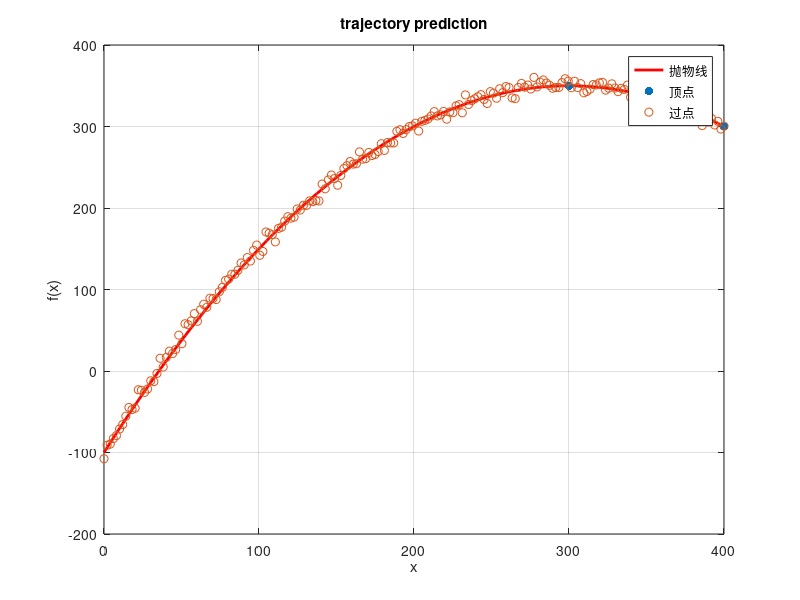
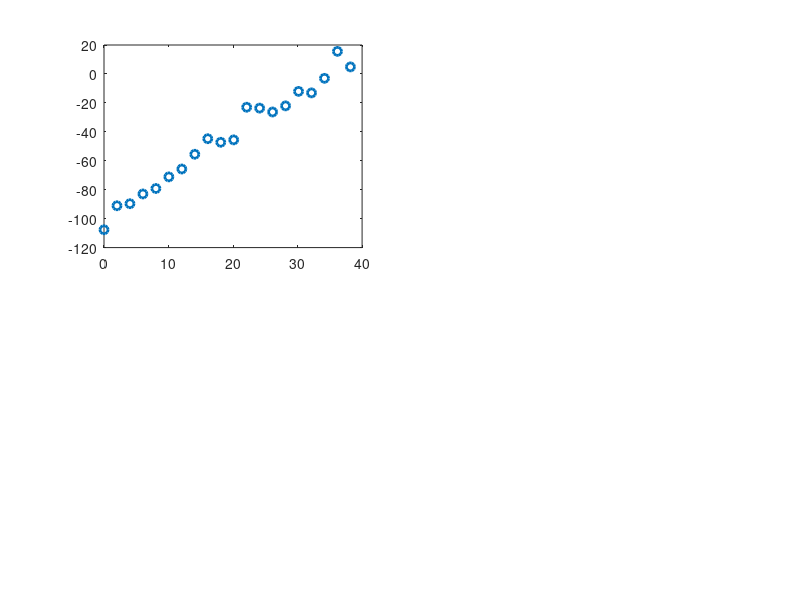

Recreate these plots in MATLAB, in order. (Note: this script raises an error after producing the figures.)
close all;
clc ,clear ,clf;
k = 1;
% 顶点坐标
vertex = [300, 350];

% 过点坐标
point = [400, 300];

% 求解 a
a = (point(2) - vertex(2)) / (point(1) - vertex(1))^2;

% 定义匿名函数
parabola = @(x) a * (x - vertex(1)).^2 + vertex(2);

% 生成 200 个均匀分布的点
x_values_all = linspace(0, 400, 200);

% 计算对应的 y 值并添加随机噪点
noise_amplitude = 5; % 噪点的振幅
y_values_all = parabola(x_values_all) + noise_amplitude * randn(size(x_values_all));

% 将点按照每组 20 个的方式储存
x_values_groups = reshape(x_values_all, 20, []);
y_values_groups = reshape(y_values_all, 20, []);

% 绘制抛物线和两个点
x_values = linspace(0, 400, 100); % 在 x 范围内生成一些点
y_values = parabola(x_values);

figure;
plot(x_values, y_values, '-r', 'LineWidth', 2);
hold on;
scatter([vertex(1), point(1)], [vertex(2), point(2)], 'bo', 'filled');
scatter(x_values_groups, y_values_groups, 'g.', 'LineWidth', 0.5);
title('trajectory prediction');
xlabel('x');
ylabel('f(x)');
grid on;
legend('抛物线', '顶点', '过点', '带噪点的抛物线');


%%%%%%%%%%%%%%%%%%%%%%%%%%%%%
x_values = [];
y_values = [];
% 设置图形的总数和每个subplot的行列数
total_plots = size(x_values_groups, 2);
rows = 2;
cols = 2;

% 计算需要创建的subplot的总数
num_subplots = ceil(total_plots / (rows * cols));

for subplot_idx = 1:num_subplots
    % 创建一个新的figure
    figure;
    
    % 遍历当前subplot中的图形
    for i = 1:rows * cols
        % 计算当前图形在总体中的索引
        current_idx = (subplot_idx - 1) * (rows * cols) + i;
        
        % 检查是否超出总图形数量
        if current_idx <= total_plots
            % 选择当前图形的数据
            x_values = x_values_groups(:, current_idx);
            y_values = y_values_groups(:, current_idx);
            x_igbt_zth = x_values;
            y_igbt_zth = y_values;
            
            % 在当前subplot中创建子图
            subplot(rows, cols, i);
            
            % 绘制曲线
            plot(x_igbt_zth, y_igbt_zth, 'o', 'LineWidth', 2);
            hold on;
            
            % 进行曲线拟合
            [param, stat] = sigm_fit(x_igbt_zth, y_igbt_zth);
            y_val = polyval(param, x_values_all);
            y_error{k} = y_val - y_values_all;

            % 在图上添加文本框
            xlabel('x');
            ylabel('f(x)');
            box off;
            ax = gca;
            ax_pos = ax.Position;
            text_x = ax_pos(1) + ax_pos(3) * 0.7;
            text_y = ax_pos(2) + ax_pos(4) * 0;
            annotation('textbox', [text_x, text_y, 0.1, 0.1], 'String', ['Iteration: ', num2str(current_idx)], 'FitBoxToText', 'on', 'FontSize', 5, 'BackgroundColor', 'w', 'EdgeColor', 'k');
            hold off;
        end
        k = k + 1;
    end
    k = k + 1;
end
y_error = y_error(~cellfun('isempty', y_error));
figure;
hold on;
for j = 1 : numel(y_error)
    color = rand(1, 3);
    errorbar(x_values_all, y_values_all, y_error{numel(y_error) - j + 1}, 'Color', color);
    legend_labels{numel(y_error) - j + 1} = (['Iteration ', num2str(numel(y_error) - j + 1)]);
end
legend(legend_labels, 'Location', 'best','FontSize', 8);
hold off;

xlabel('X-axis');
ylabel('Y-axis');
title('Errorbar of Each Iteration');
